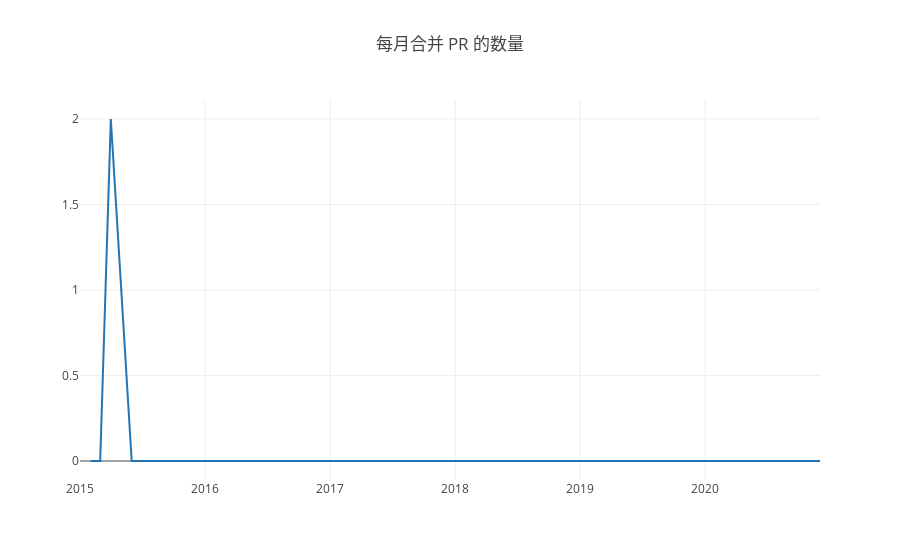

The code cell stored with this chart in its notebook:
### Code cell
openDigger.render.plotly(
    [
        {x: year_month_axis,
         y: pull_request_merged_per_month,
         mode: 'scatter',
         name: 'PR 合并数量'}
    ],
    {
        title: '每月合并 PR 的数量'
    }
)

### Figure 1 — Plotly figure (JSON) as saved in the notebook; plotly's stock layout.template omitted (floating-point values rounded to 4 significant figures)
{"data": [{"mode": "scatter", "name": "PR 合并数量", "x": ["2015-1", "2015-2", "2015-3", "2015-4", "2015-5", "2015-6", "2015-7", "2015-8", "2015-9", "2015-10", "2015-11", "2015-12", "2016-1", "2016-2", "2016-3", "2016-4", "2016-5", "2016-6", "2016-7", "2016-8", "2016-9", "2016-10", "2016-11", "2016-12", "2017-1", "2017-2", "2017-3", "2017-4", "2017-5", "2017-6", "2017-7", "2017-8", "2017-9", "2017-10", "2017-11", "2017-12", "2018-1", "2018-2", "2018-3", "2018-4", "2018-5", "2018-6", "2018-7", "2018-8", "2018-9", "2018-10", "2018-11", "2018-12", "2019-1", "2019-2", "2019-3", "2019-4", "2019-5", "2019-6", "2019-7", "2019-8", "2019-9", "2019-10", "2019-11", "2019-12", "2020-1", "2020-2", "2020-3", "2020-4", "2020-5", "2020-6", "2020-7", "2020-8", "2020-9", "2020-10", "2020-11", "2020-12"], "y": [null, "0", "0", "2", "1", "0", "0", "0", "0", "0", "0", "0", "0", "0", "0", "0", "0", "0", "0", "0", "0", "0", "0", "0", "0", "0", "0", "0", "0", "0", "0", "0", "0", "0", "0", "0", "0", "0", "0", "0", "0", "0", "0", "0", "0", "0", "0", "0", "0", "0", "0", "0", "0", "0", "0", "0", "0", "0", "0", "0", "0", "0", "0", "0", "0", "0", "0", "0", "0", "0", "0", "0", "0"]}], "layout": {"autosize": true, "title": {"text": "每月合并 PR 的数量"}, "xaxis": {"autorange": true, "range": ["2015-01-01", "2020-12-01"], "type": "date"}, "yaxis": {"autorange": true, "range": [-0.1111, 2.111], "type": "linear"}}}
